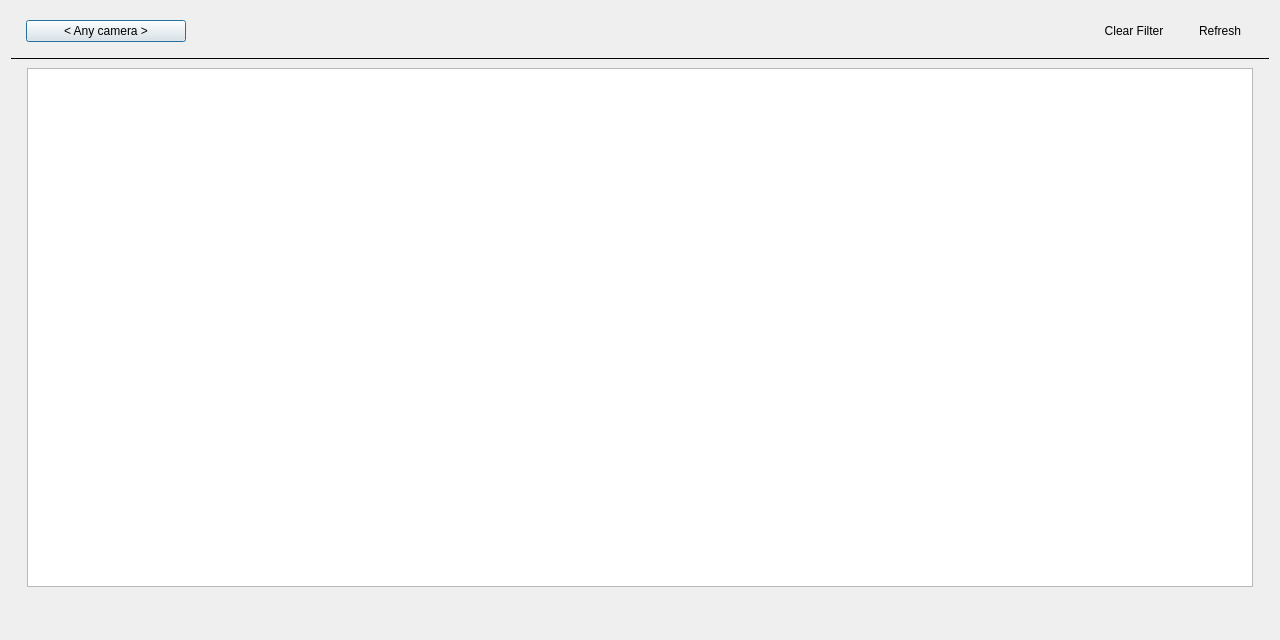
<?xml version="1.0" encoding="UTF-8"?>
<ui version="4.0">
 <class>BookmarksLog</class>
 <widget class="QDialog" name="BookmarksLog">
  <property name="geometry">
   <rect>
    <x>0</x>
    <y>0</y>
    <width>1280</width>
    <height>640</height>
   </rect>
  </property>
  <property name="windowTitle">
   <string>Bookmark Log</string>
  </property>
  <layout class="QVBoxLayout" name="verticalLayout">
   <item>
    <widget class="QnPanel" name="panelWidget" native="true">
     <layout class="QHBoxLayout" name="horizontalLayout_2">
      <item>
       <widget class="QnDateRangeWidget" name="dateRangeWidget" native="true"/>
      </item>
      <item>
       <widget class="QnSelectDevicesButton" name="cameraButton">
        <property name="minimumSize">
         <size>
          <width>160</width>
          <height>0</height>
         </size>
        </property>
        <property name="mouseTracking">
         <bool>true</bool>
        </property>
        <property name="text">
         <string notr="true">&lt; Any camera &gt;</string>
        </property>
       </widget>
      </item>
      <item>
       <widget class="QnSearchLineEdit" name="filterLineEdit" native="true">
        <property name="sizePolicy">
         <sizepolicy hsizetype="Expanding" vsizetype="Preferred">
          <horstretch>0</horstretch>
          <verstretch>0</verstretch>
         </sizepolicy>
        </property>
       </widget>
      </item>
      <item>
       <widget class="QPushButton" name="clearFilterButton">
        <property name="focusPolicy">
         <enum>Qt::TabFocus</enum>
        </property>
        <property name="text">
         <string>Clear Filter</string>
        </property>
        <property name="autoDefault">
         <bool>false</bool>
        </property>
        <property name="flat">
         <bool>true</bool>
        </property>
       </widget>
      </item>
      <item>
       <widget class="QPushButton" name="refreshButton">
        <property name="focusPolicy">
         <enum>Qt::TabFocus</enum>
        </property>
        <property name="text">
         <string>Refresh</string>
        </property>
        <property name="autoDefault">
         <bool>false</bool>
        </property>
        <property name="flat">
         <bool>true</bool>
        </property>
       </widget>
      </item>
     </layout>
    </widget>
   </item>
   <item>
    <widget class="Line" name="line">
     <property name="frameShadow">
      <enum>QFrame::Plain</enum>
     </property>
     <property name="orientation">
      <enum>Qt::Horizontal</enum>
     </property>
    </widget>
   </item>
   <item>
    <widget class="QStackedWidget" name="stackedWidget">
     <widget class="QWidget" name="gridPage">
      <layout class="QVBoxLayout" name="verticalLayout_3">
       <property name="leftMargin">
        <number>16</number>
       </property>
       <property name="topMargin">
        <number>2</number>
       </property>
       <property name="rightMargin">
        <number>16</number>
       </property>
       <property name="bottomMargin">
        <number>16</number>
       </property>
       <item>
        <widget class="QnTableView" name="gridBookmarks">
         <property name="mouseTracking">
          <bool>true</bool>
         </property>
         <property name="contextMenuPolicy">
          <enum>Qt::CustomContextMenu</enum>
         </property>
         <property name="horizontalScrollBarPolicy">
          <enum>Qt::ScrollBarAsNeeded</enum>
         </property>
         <property name="editTriggers">
          <set>QAbstractItemView::NoEditTriggers</set>
         </property>
         <property name="selectionBehavior">
          <enum>QAbstractItemView::SelectRows</enum>
         </property>
         <property name="showGrid">
          <bool>false</bool>
         </property>
         <property name="sortingEnabled">
          <bool>true</bool>
         </property>
         <attribute name="horizontalHeaderStretchLastSection">
          <bool>true</bool>
         </attribute>
         <attribute name="verticalHeaderVisible">
          <bool>false</bool>
         </attribute>
         <attribute name="verticalHeaderShowSortIndicator" stdset="0">
          <bool>true</bool>
         </attribute>
         <attribute name="verticalHeaderStretchLastSection">
          <bool>false</bool>
         </attribute>
        </widget>
       </item>
       <item>
        <layout class="QHBoxLayout" name="horizontalLayout">
         <item>
          <widget class="QLabel" name="statusLabel">
           <property name="text">
            <string/>
           </property>
          </widget>
         </item>
         <item>
          <spacer name="horizontalSpacer_3">
           <property name="orientation">
            <enum>Qt::Horizontal</enum>
           </property>
           <property name="sizeHint" stdset="0">
            <size>
             <width>40</width>
             <height>20</height>
            </size>
           </property>
          </spacer>
         </item>
        </layout>
       </item>
      </layout>
     </widget>
     <widget class="QWidget" name="progressPage">
      <layout class="QHBoxLayout" name="horizontalLayout_3">
       <item>
        <widget class="QProgressBar" name="loadingProgressBar">
         <property name="sizePolicy">
          <sizepolicy hsizetype="Fixed" vsizetype="Fixed">
           <horstretch>0</horstretch>
           <verstretch>0</verstretch>
          </sizepolicy>
         </property>
         <property name="minimumSize">
          <size>
           <width>240</width>
           <height>0</height>
          </size>
         </property>
         <property name="maximum">
          <number>0</number>
         </property>
         <property name="value">
          <number>-1</number>
         </property>
        </widget>
       </item>
      </layout>
     </widget>
    </widget>
   </item>
  </layout>
 </widget>
 <customwidgets>
  <customwidget>
   <class>QnTableView</class>
   <extends>QTableView</extends>
   <header location="global">ui/widgets/common/table_view.h</header>
  </customwidget>
  <customwidget>
   <class>QnSearchLineEdit</class>
   <extends>QWidget</extends>
   <header location="global">ui/widgets/common/search_line_edit.h</header>
   <container>1</container>
  </customwidget>
  <customwidget>
   <class>QnPanel</class>
   <extends>QWidget</extends>
   <header location="global">ui/widgets/common/panel.h</header>
   <container>1</container>
  </customwidget>
  <customwidget>
   <class>QnDateRangeWidget</class>
   <extends>QWidget</extends>
   <header location="global">ui/widgets/common/date_range_widget.h</header>
   <container>1</container>
  </customwidget>
  <customwidget>
   <class>QnSelectDevicesButton</class>
   <extends>QPushButton</extends>
   <header location="global">ui/widgets/select_resources_button.h</header>
  </customwidget>
 </customwidgets>
 <tabstops>
  <tabstop>cameraButton</tabstop>
  <tabstop>clearFilterButton</tabstop>
  <tabstop>refreshButton</tabstop>
  <tabstop>gridBookmarks</tabstop>
 </tabstops>
 <resources/>
 <connections/>
</ui>
